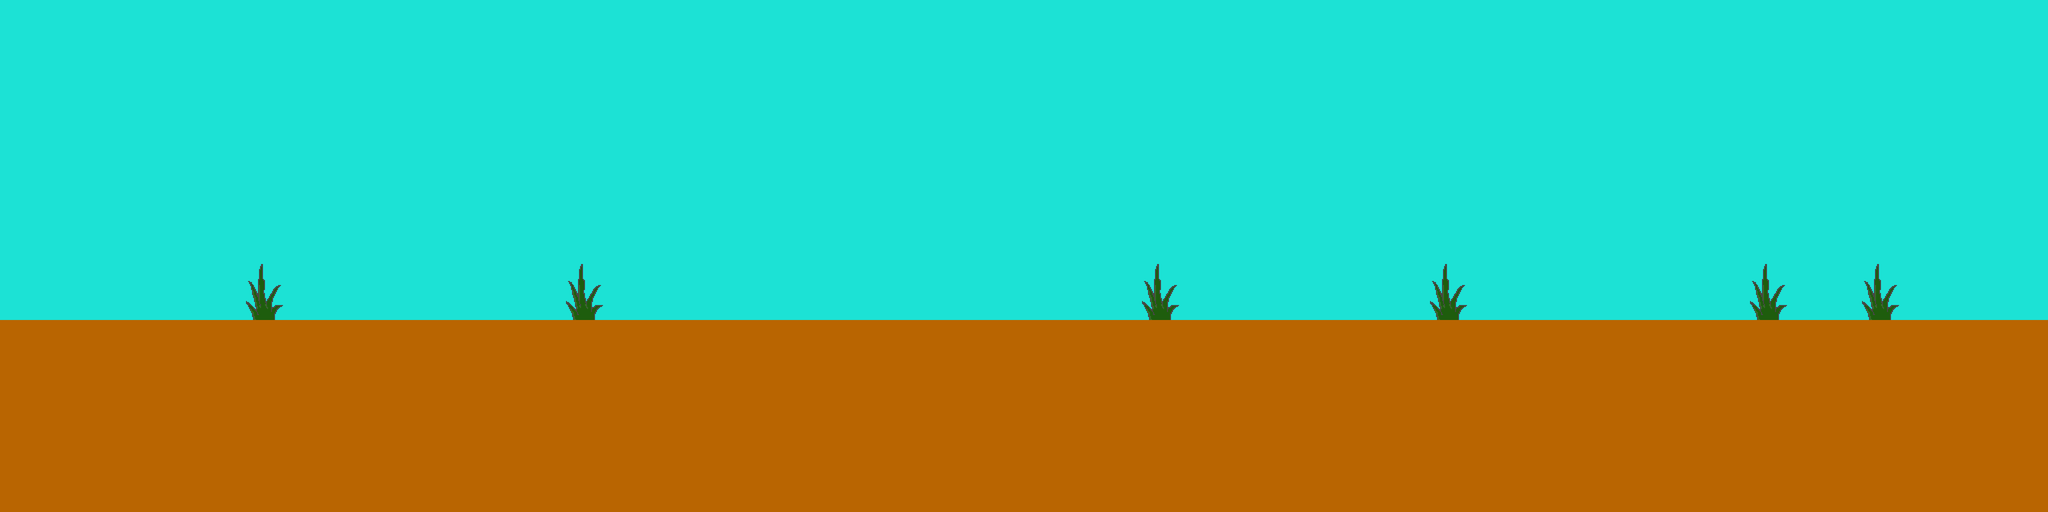

A 2D game scene composited from a Tiled map and its tileset images. What follows is a short description and the map's XML, with each tile layer's data collapsed to a summary:
An orthogonal 128x32 tile map with 32x32 px tiles, 3 tile layers (background, obstacles, ground), 2 tilesets.

<map version="1.10" tiledversion="1.10.2" orientation="orthogonal" renderorder="right-down" width="128" height="32" tilewidth="32" tileheight="32" infinite="0" nextlayerid="11" nextobjectid="1">
 <editorsettings>
  <export target="level_1.json" format="json" />
 </editorsettings>
 <tileset firstgid="1" name="tileset" tilewidth="32" tileheight="32" tilecount="96" columns="8">
  <image source="tileset.png" width="256" height="384" />
 </tileset>
 <tileset firstgid="97" name="brown_tile" tilewidth="32" tileheight="32" tilecount="64" columns="8">
  <image source="brown.png" width="256" height="256" />
 </tileset>
 <layer id="1" name="background" width="128" height="32">
  <data>[4096 cells, 2560 non-empty, 1 distinct tile ids]</data>
 </layer>
 <layer id="2" name="obstacles" width="128" height="32">
  <data>[4096 cells, 98 non-empty, 23 distinct tile ids]</data>
 </layer>
 <layer id="8" name="ground" width="128" height="32">
  <data>[4096 cells, 1536 non-empty, 64 distinct tile ids]</data>
 </layer>
</map>
